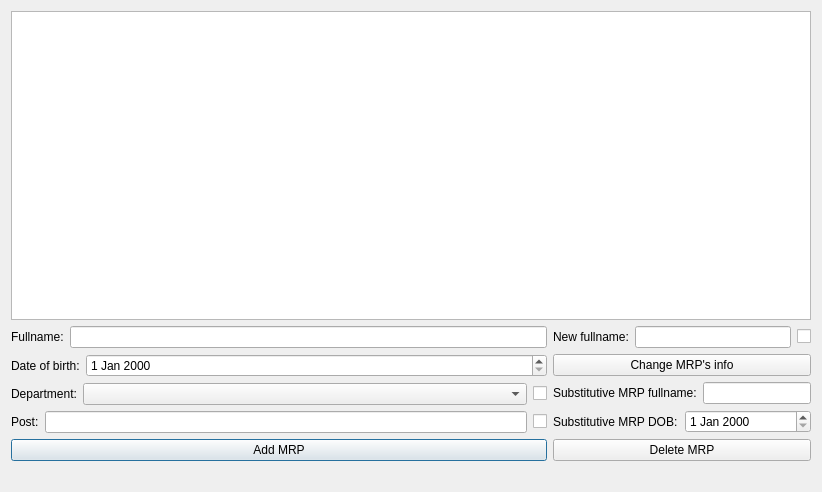
<?xml version="1.0" encoding="UTF-8"?>
<ui version="4.0">
 <class>Dialog_mrp</class>
 <widget class="QDialog" name="Dialog_mrp">
  <property name="geometry">
   <rect>
    <x>0</x>
    <y>0</y>
    <width>822</width>
    <height>492</height>
   </rect>
  </property>
  <property name="windowTitle">
   <string>MRPs</string>
  </property>
  <layout class="QGridLayout" name="gridLayout_3">
   <item row="0" column="0">
    <widget class="QTableView" name="tableView_mrp">
     <property name="editTriggers">
      <set>QAbstractItemView::NoEditTriggers</set>
     </property>
    </widget>
   </item>
   <item row="1" column="0">
    <layout class="QHBoxLayout" name="horizontalLayout_8">
     <item>
      <layout class="QGridLayout" name="gridLayout">
       <item row="0" column="0">
        <layout class="QHBoxLayout" name="horizontalLayout">
         <item>
          <widget class="QLabel" name="label_fullname">
           <property name="text">
            <string>Fullname:</string>
           </property>
          </widget>
         </item>
         <item>
          <widget class="QLineEdit" name="lineEdit_fullname"/>
         </item>
        </layout>
       </item>
       <item row="1" column="0">
        <layout class="QHBoxLayout" name="horizontalLayout_2">
         <item>
          <widget class="QLabel" name="label_dob">
           <property name="text">
            <string>Date of birth:</string>
           </property>
          </widget>
         </item>
         <item>
          <widget class="QDateEdit" name="dateEdit_dob">
           <property name="sizePolicy">
            <sizepolicy hsizetype="Expanding" vsizetype="Fixed">
             <horstretch>0</horstretch>
             <verstretch>0</verstretch>
            </sizepolicy>
           </property>
          </widget>
         </item>
        </layout>
       </item>
       <item row="2" column="0">
        <layout class="QHBoxLayout" name="horizontalLayout_3">
         <item>
          <widget class="QLabel" name="label_dept">
           <property name="text">
            <string>Department:</string>
           </property>
          </widget>
         </item>
         <item>
          <widget class="QComboBox" name="comboBox_dept">
           <property name="sizePolicy">
            <sizepolicy hsizetype="Expanding" vsizetype="Fixed">
             <horstretch>10</horstretch>
             <verstretch>0</verstretch>
            </sizepolicy>
           </property>
           <property name="maximumSize">
            <size>
             <width>500</width>
             <height>16777215</height>
            </size>
           </property>
          </widget>
         </item>
         <item alignment="Qt::AlignRight">
          <widget class="QCheckBox" name="chkDept">
           <property name="text">
            <string/>
           </property>
          </widget>
         </item>
        </layout>
       </item>
       <item row="3" column="0">
        <layout class="QHBoxLayout" name="horizontalLayout_4">
         <item>
          <widget class="QLabel" name="label">
           <property name="text">
            <string>Post:</string>
           </property>
          </widget>
         </item>
         <item>
          <widget class="QLineEdit" name="lineEdit_post"/>
         </item>
         <item alignment="Qt::AlignRight">
          <widget class="QCheckBox" name="chkPost">
           <property name="text">
            <string/>
           </property>
          </widget>
         </item>
        </layout>
       </item>
       <item row="4" column="0">
        <widget class="QPushButton" name="btnAddMrp">
         <property name="text">
          <string>Add MRP</string>
         </property>
        </widget>
       </item>
      </layout>
     </item>
     <item>
      <layout class="QGridLayout" name="gridLayout_2">
       <item row="0" column="0" colspan="2">
        <layout class="QHBoxLayout" name="horizontalLayout_5">
         <item>
          <widget class="QLabel" name="label_newFname">
           <property name="text">
            <string>New fullname:</string>
           </property>
          </widget>
         </item>
         <item>
          <widget class="QLineEdit" name="lineEdit_newFname"/>
         </item>
         <item>
          <widget class="QCheckBox" name="chkFname">
           <property name="text">
            <string/>
           </property>
          </widget>
         </item>
        </layout>
       </item>
       <item row="2" column="0" colspan="2">
        <layout class="QHBoxLayout" name="horizontalLayout_7">
         <item>
          <widget class="QLabel" name="label_sub_fname">
           <property name="text">
            <string>Substitutive MRP fullname:</string>
           </property>
          </widget>
         </item>
         <item>
          <widget class="QLineEdit" name="lineEdit_sub_fullname"/>
         </item>
        </layout>
       </item>
       <item row="3" column="0" colspan="2">
        <layout class="QHBoxLayout" name="horizontalLayout_6">
         <item>
          <widget class="QLabel" name="label_sub_dob">
           <property name="text">
            <string>Substitutive MRP DOB:</string>
           </property>
          </widget>
         </item>
         <item>
          <widget class="QDateEdit" name="dateEdit_sub_dob"/>
         </item>
        </layout>
       </item>
       <item row="1" column="0" colspan="2">
        <widget class="QPushButton" name="btnChgMrp">
         <property name="text">
          <string>Change MRP's info</string>
         </property>
        </widget>
       </item>
       <item row="4" column="0" colspan="2">
        <widget class="QPushButton" name="btnDelMrp">
         <property name="text">
          <string>Delete MRP</string>
         </property>
        </widget>
       </item>
      </layout>
     </item>
    </layout>
   </item>
   <item row="2" column="0">
    <widget class="QLabel" name="label_status">
     <property name="text">
      <string/>
     </property>
    </widget>
   </item>
  </layout>
 </widget>
 <resources/>
 <connections/>
</ui>
